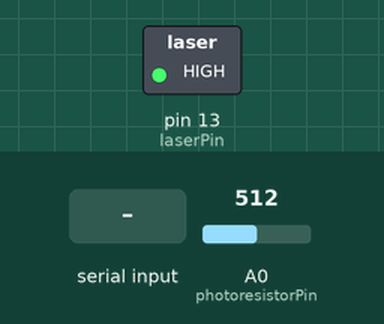
The sketch below on a simulated Arduino Uno, built with avr-gcc and run on an emulated ATmega328P. Shown: switched loads named in the sketch (green lamp = pin HIGH). The inputs (shaded band) are chosen by the test bench; at power-on: A0 (photoresistorPin) = 512. What the sketch prints to the serial monitor is not drawn.

Above: at 1.3 s.
1.4 s: byte 30 received over Serial
At 2.7 s:
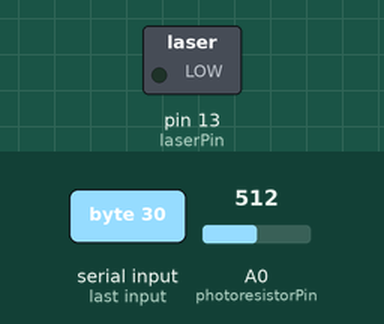
Timing chart, 0 to 4.4 s (numbered marks = the images above; inputs shaded):
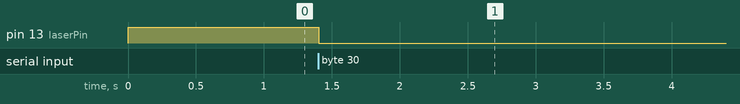

Measured:
- after the input at 1.4 s, pin 13 (laserPin): HIGH → LOW at once

The sketch:

laser_loopback.ino
```cpp
const int sleepmks = 250; //250 is ok
const int sleepms = 200;
const int laserPin = 13;
const int photoresistorPin = 0;
const int error = 5;
int laser_on = 1000;

void setup() {
  pinMode(laserPin, OUTPUT);
  digitalWrite(laserPin, HIGH);
  Serial.begin(115200);
  delay(100);
  laser_on = analogRead(photoresistorPin);
}

char send_receive_byte (char symbol) {
  unsigned char byte_read = 0;
  for (int i = 128; i >= 1; i /= 2) {
    if (symbol & i) digitalWrite(laserPin, HIGH);
    else  digitalWrite(laserPin, LOW);

    delayMicroseconds(sleepmks);
    //delay(sleepms);

    if ((analogRead(photoresistorPin)) > (laser_on - error))\
      byte_read |= i;
  }
  digitalWrite(laserPin, LOW);
  return byte_read;
}

void loop() {
  char value = 0;
  if (Serial.available() > 0) {
    value = Serial.read();
    char byte_read = send_receive_byte(value);
    Serial.write(byte_read);
  }
}
```
